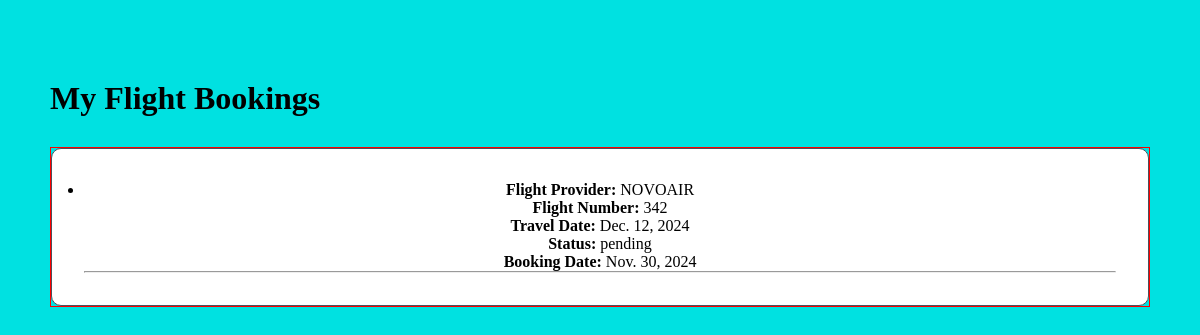
Page /view_bookings/ (signed in) on the committed database.
### Tour/models.py (models this page shows, shortened)
class Flight_booking(models.Model):
    user = models.ForeignKey(User, on_delete=models.CASCADE)
    flight = models.ForeignKey(Flight, on_delete=models.CASCADE)
    booking_date = models.DateField(auto_now_add=True)
    travel_date = models.DateField()
    status = models.CharField(max_length=100,choices=[
        ('confirmed','confirmed'),
        ('cancelled','cancelled'),
        ('pending','pending'),
    ])

class Flight(models.Model):
    customer = models.ForeignKey(User , on_delete=models.CASCADE)
    provider_name = models.CharField(max_length=100)
    departure_time = models.DateTimeField()
    arrival_time = models.DateTimeField()
    price = models.DecimalField(max_digits=10,decimal_places=2)
    flight_number = models.CharField(max_length=20,unique=True)
    departure_airport = models.ForeignKey(Destination, on_delete=models.CASCADE,related_name='departure_flight_set')
    arrival_airport = models.ForeignKey(Destination, on_delete=models.CASCADE,related_name='arrival_flight_set')
    seat_capacity = models.PositiveIntegerField()

### Tour/views.py (the view)
# urls.py: path('view_bookings/', t_views.flight_bookings, name='view_bookings'),
def flight_bookings(request):
    user_bookings = Flight_booking.objects.filter(user=request.user)
    return render(request, 'tour/view_bookings.html', {'bookings': user_bookings})

### template/tour/view_bookings.html (shortened to what this page needs)
<!DOCTYPE html>
<html lang="en">
<head>
</head>
<body>
    <h1>My Flight Bookings</h1>
    {% if bookings %}
    <div class="grid-container">
        <div class="card">
            <ul>
                {% for booking in bookings %}
                <li>
                    <strong>Flight Provider:</strong> {{ booking.flight.provider_name }}<br>
                    <strong>Flight Number:</strong> {{ booking.flight.flight_number }}<br>
                    <strong>Travel Date:</strong> {{ booking.travel_date }}<br>
                    <strong>Status:</strong> {{ booking.status }}<br>
                    <strong>Booking Date:</strong> {{ booking.booking_date }}
                </li>
                <hr>
                {% endfor %}
            </ul>
            {% else %}
            <p>You have no flight bookings.</p>
        </div>
    </div>
    {% endif %}
</body>
</html>

### template/tour/view_bookings.html (style rules this page uses)
* { margin: 0; padding: 0; }
body { padding: min(50px, 7%); background-color: rgb(0, 225, 225); }
h1 { margin: 30px 0; }
.card { padding: 2em; border: 1px solid rgb(75, 82, 92); border-radius: 10px; background-color: #ffffff; text-align: center; }
.grid-container { display: grid; border: 1px solid red; grid-template-columns: repeat(auto-fit, minmax(300px, 1fr)); gap: 15px; justify-content: center; }

### rows in the picture
Flight_booking: flight.provider_name "NOVOAIR", flight.flight_number "342", travel_date "Dec. 12, 2024", status "pending", booking_date "Nov. 30, 2024"
